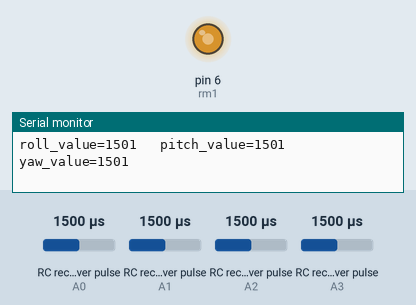
The sketch below on a simulated Arduino Uno, built with avr-gcc and run on an emulated ATmega328P. Parts: output pins drawn as LEDs (lit = HIGH), the last lines printed to the serial monitor. Wiring (inferred from the names in the program): 4 × RC receiver channel: data A0 / data A1 / data A2 / data A3. The test bench sets the inputs (shaded band); at power-on: RC receiver pulse (sensors on A0, A1, A2, A3) 1500 µs. Pins used as bus, display or sensor lines are not drawn.

Above: at 1.2 s.
1.3 s: RC receiver pulse (sensor on A0) set to 1415 µs
4.3 s: RC receiver pulse (sensor on A0) set to 1384 µs
At 5.4 s:
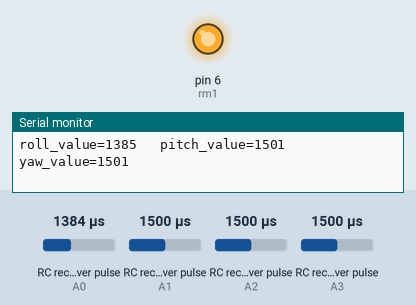
5.8 s: RC receiver pulse (sensor on A1) set to 1020 µs
At 7.0 s:
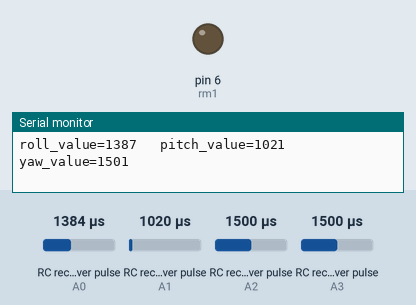
7.3 s: RC receiver pulse (sensor on A2) set to 1407 µs
10.3 s: RC receiver pulse (sensor on A2) set to 1389 µs
12.0 s: RC receiver pulse (sensor on A1) set to 1386 µs
15.0 s: RC receiver pulse (sensor on A1) set to 1414 µs
At 16.2 s:
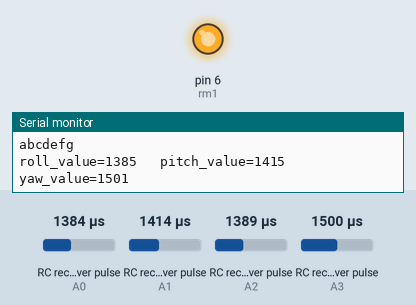
Timing chart, 0 to 17.5 s (numbered marks = the images above; inputs shaded):
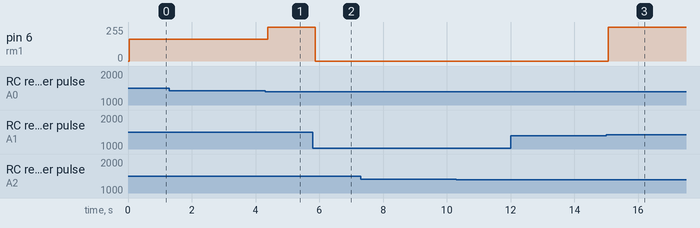

The sketch:

hurdle_mania_1.ino
```cpp
int lm1 = 10;// defines pin 3 as connected to the motor
int lm2 = 9;// defines pin 6 as connected to the motor
int rm1= 6;// defines pin 5 as connected to the motor
int rm2 = 5;// defines pin 9 as connected to the motor

int roll = A0; // defines the channels that are connected
int pitch=A1;
int throttle = A2;
int yaw=A3;

//int buzzer_in=12;
//int buzzer_out=13;


int roll_value ; // Used later to
int throttle_value ; // store values
int pitch_value ; // Used later to
int yaw_value ; // store values
//int buzzer_value;
void  setup (){
   pinMode (lm1, OUTPUT);// initialises the motor pins
   pinMode (rm1, OUTPUT);
   pinMode (lm2, OUTPUT);
   pinMode (rm2, OUTPUT);// as outputs
   //pinMode (buzzer_out,OUTPUT);


   pinMode (roll, INPUT);// initialises the channels
   pinMode (throttle, INPUT);// as inputs
   pinMode (pitch, INPUT);// initialises the channels
   pinMode (yaw, INPUT);// as inputs
   //pinMode (buzzer_in,INPUT);

   Serial.begin (9600); // Sets the baud rate to 9600 bps
}

void  loop ()
{
  roll_value = (pulseIn (roll, HIGH)); // Checks the value of roll
  throttle_value = (pulseIn (throttle, HIGH)); // Checks the value of throttle
  yaw_value = (pulseIn (yaw, HIGH)); // Checks the value of yaw
  pitch_value = (pulseIn (pitch, HIGH)); // Checks the value of pitch
//  buzzer_value=(pulseIn (buzzer_in,HIGH));

//stop1();
//delay(1);

/*if(buzzer_value >=1200)
{
  digitalWrite(buzzer_out,HIGH);

}//buzzer if ends*/

Serial.print("roll_value=");
  Serial.print(roll_value); //Prints the channels value on the serial monitor
  Serial.print("   ");
  Serial.print("pitch_value=");
  Serial.print(pitch_value); //Prints the channels value on the serial monitor
      Serial.print("  ");
Serial.print("yaw_value=");
  Serial.print(yaw_value);
    Serial.println("   ");


if (throttle_value<=1200)
{
  stop1();
}
if((throttle_value>1200)&&(throttle_value<=1400))
{//if no=1
  Serial.println("abcdefg");
  analogWrite(lm1,140);
    analogWrite(lm2,0);
  analogWrite(rm1,140);
  analogWrite(rm2,0);
}

if((throttle_value>1400)&&(throttle_value<=1550))
{//if no=2
  analogWrite(lm1,165);
    analogWrite(lm2,0);
  analogWrite(rm1,165);
  analogWrite(rm2,0);
}

if((throttle_value>1550)&&(throttle_value<=1650))
{//if no=3
  analogWrite(lm1,180);
    analogWrite(lm2,0);
  analogWrite(rm1,180);
  analogWrite(rm2,0);
}

if(throttle_value> 1650)
{//if no=3
    analogWrite(lm1,255);
    analogWrite(lm2,0);
  analogWrite(rm1,255);
  analogWrite(rm2,0);
}
//throttle ends


if(roll_value>=1600)
{//RIGHT POINT TURN
  analogWrite(lm1,255);
    analogWrite(lm2,0);
  analogWrite(rm1,0);
  analogWrite(rm2,255);
}
if(roll_value<=1400)
{//LEFT POINT TURN
  analogWrite(lm1,0);
    analogWrite(lm2,255);
  analogWrite(rm1,255);
  analogWrite(rm2,0);
}

//roll if ends


if( (pitch_value<1400) && (roll_value<1400) )
{
   analogWrite(lm1,0);
    analogWrite(lm2,0);
  analogWrite(rm1,0);
  analogWrite(rm2,255);
}
if( (pitch_value<1400) && (roll_value>1550) )
{
   analogWrite(lm1,0);
    analogWrite(lm2,255);
  analogWrite(rm1,0);
  analogWrite(rm2,0);
}
//reverse left and reverse right ends


if(pitch_value>1550)
{//FORWORD WITH HIGH SPEED
  analogWrite(lm1,255);
    analogWrite(lm2,0);
  analogWrite(rm1,255);
  analogWrite(rm2,0);
}
if(pitch_value<1400)
{
  if((pitch_value>=1180)&&(pitch_value<1400))
  {
    if(roll_value<1400)
    {
      analogWrite(lm1,0);
    analogWrite(lm2,0);
  analogWrite(rm1,0);
  analogWrite(rm2,255);
    }
    else if(roll_value>1600)
    {
      analogWrite(lm1,0);
    analogWrite(lm2,255);
  analogWrite(rm1,0);
  analogWrite(rm2,0);
    }
    else
    {
    analogWrite(lm1,0);
    analogWrite(lm2,180);
  analogWrite(rm1,0);
  analogWrite(rm2,180);
  }//else for roll ends
  }//if of pitch ends
else
{//REVERSE WITH LOW SPEED
    analogWrite(lm1,0);
    analogWrite(lm2,255);
  analogWrite(rm1,0);
  analogWrite(rm2,255);
}//else ends
}//base if ends


//pitch ends


if(yaw_value>1550)
{
   if( (yaw_value>=1550) && (yaw_value<=1650) )
{

   analogWrite(lm1,165);
   analogWrite(lm2,0);
   analogWrite(rm1,0);
   analogWrite(rm2,0);
}
else
{
analogWrite(lm1,255);
    analogWrite(lm2,0);
  analogWrite(rm1,0);
  analogWrite(rm2,0);
}
}//base yaw ends


if(yaw_value<1400)
{
   if( (yaw_value>=1280) && (yaw_value<=1400) )
{
analogWrite(rm1,165);
    analogWrite(lm2,0);
  analogWrite(lm1,0);
  analogWrite(rm2,0);
}//if ends
else
{
analogWrite(rm1,255);
    analogWrite(lm2,0);
  analogWrite(lm1,0);
  analogWrite(rm2,0);
}//else ends
}//base yaw if ends

}//void loop ends


void stop1()
{
  digitalWrite(lm1,LOW);
  digitalWrite(lm2,LOW);
  digitalWrite(rm1,LOW);
  digitalWrite(rm2,LOW);
//  digitalWrite(buzzer_out,LOW);
 }//stop1 function ends


//}
```

Measured:
- the behaviour switches between 1400 and 1399 µs on RC receiver pulse (sensor on A0) (found by bisection; images 0 and 1)
- the behaviour switches between 1398 and 1399 µs on RC receiver pulse (sensor on A1) (found by bisection; images 2 and 3)
- after the input at 4.3 s, pin 6 (rm1): 165/255 → 255/255 after 0.08 s
- after the input at 5.8 s, pin 6 (rm1): 255/255 → 0/255 after 0.07 s
- after the input at 15.0 s, pin 6 (rm1): 0/255 → 255/255 after 0.06 s
